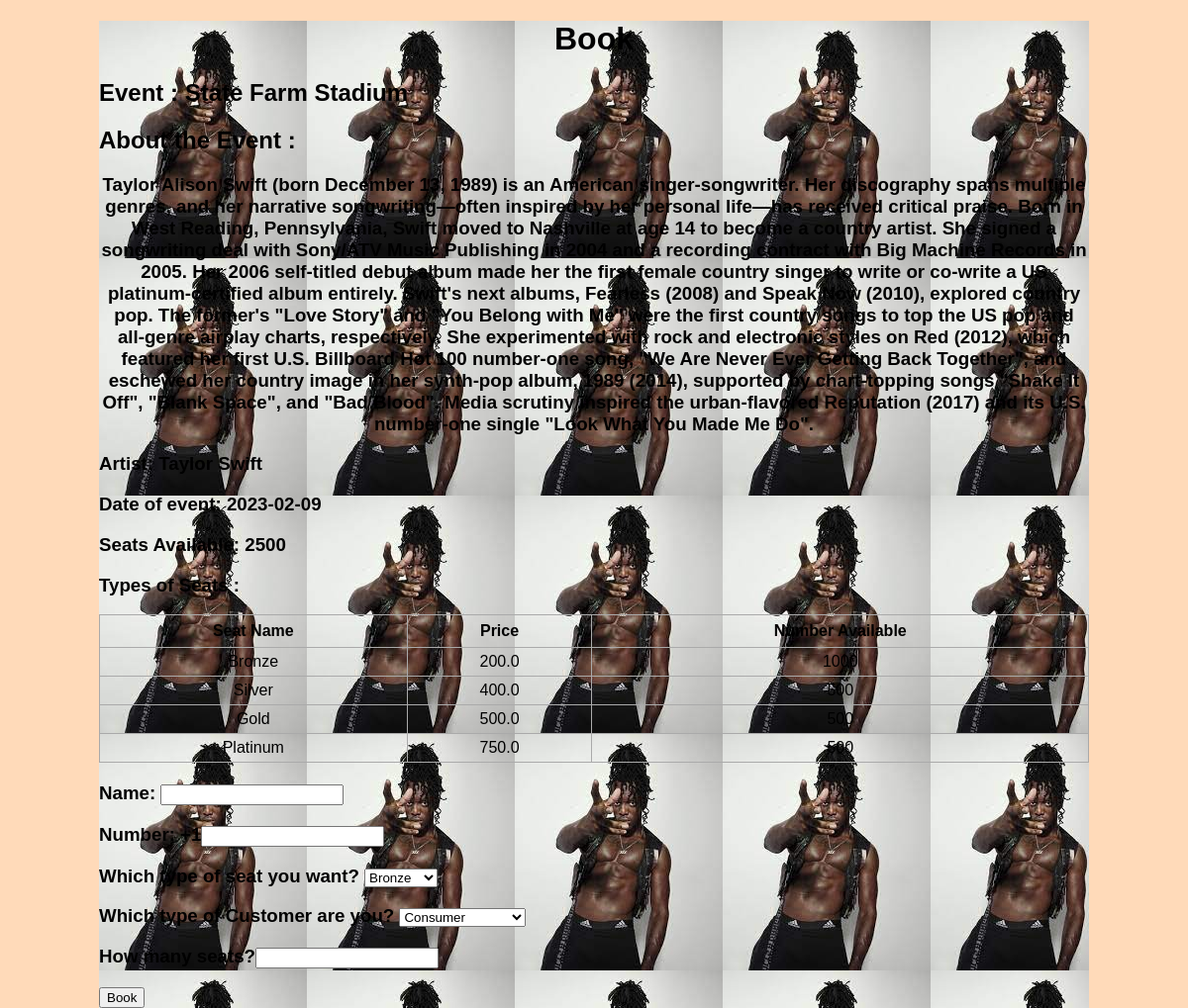
The page /book/2 on the database its author committed.
### app.py (models this page shows, shortened)
class Venues(db.Model):
   __tablename__="venues"
   id = db.Column(db.Integer, primary_key=True)
   Ven_Name=db.Column(db.String(200))
   Artist_Name=db.Column(db.String(200))
   Ven_descrip=db.Column(db.String(10000))
   Ven_Date=db.Column(db.String)
   Seats_Avail=db.Column(db.Integer)
   Type_Seats=db.Column(db.Integer)
   Type1_Name=db.Column(db.String(200), nullable=False)
   Type2_Name=db.Column(db.String(200))
   Type3_Name=db.Column(db.String(200))
   Type4_Name=db.Column(db.String(200))
   Type1_Price=db.Column(db.Float)
   Type2_Price=db.Column(db.Float)
   Type3_Price=db.Column(db.Float)
   Type4_Price=db.Column(db.Float)
   Type1_Seats=db.Column(db.Integer)
   Type2_Seats=db.Column(db.Integer)
   Type3_Seats=db.Column(db.Integer)
   Type4_Seats=db.Column(db.Integer)
   Balance=db.Column(db.Float)
   booked = db.relationship('Ticket', backref='venues', lazy=True)

### app.py (the view)
@app.route('/book/<int:id>',methods=['GET','POST'])
def book(id):
    task = Venues.query.get_or_404(id)
    if request.method == 'POST':
        task = Venues.query.get_or_404(id)
    else:
        return render_template('book.html', task=task)

### templates/Book.html (shortened to what this page needs)
{% extends 'base.html' %}
{% block body %}
<div class="content">
    <h1 style="text-align: center">Book</h1>
    <h2> Event : {{task.Ven_Name}} </h2>
    <h2> About the Event : </h2>
    <h3 style= "text-align: center"> {{task.Ven_descrip}}
    <h3> Artist: {{task.Artist_Name}} </h3>
    <h3> Date of event: {{task.Ven_Date}}
    <h3> Seats Available: {{task.Seats_Avail}}</h3>
    <h3> Types of Seats : </h3>
    <table>
        <tr>
          <th>Seat Name</th>
          <th>Price</th>
          <th>Number Available</th>
        </tr>
        <tr>
            <td>{{ task.Type1_Name }}</td>
            <td>{{  task.Type1_Price }}</td>
            <td>{{ task.Type1_Seats }}</td>
        </tr>
        <tr>
            <td>{{ task.Type2_Name }}</td>
            <td>{{  task.Type2_Price }}</td>
            <td>{{ task.Type2_Seats }}</td>
        </tr>
        <tr>
            <td>{{ task.Type3_Name }}</td>
            <td>{{  task.Type3_Price }}</td>
            <td>{{ task.Type3_Seats }}</td>
        </tr>
        <tr>
            <td>{{ task.Type4_Name }}</td>
            <td>{{  task.Type4_Price }}</td>
            <td>{{ task.Type4_Seats }}</td>
        </tr>
    </table>
    <div class="form">
        <form action="/Final_Confirmation/{{task.id}}" method="POST">
         <h3> Name: <input type="text" name="Name" id="Name"> </h3>
         <h3> Number: +1<input type="Integer" name="Number" id="Number"> </h3>
         <h3> <label for= "Book">Which type of seat you want?</label>
            <select name="type" id="type">
            <option value = {{task.Type1_Name}}> {{task.Type1_Name}} </option>
            </select> </h3>
         <h3> <label for= "Client_Type">Which type of Customer are you?</label>
             <select name="Client_Type" id="Client_Type">
             <option value = 'Consumer'> Consumer </option>
              </select> </h3>
         <h3> How many seats?<input type="Integer" name="Number_Seats" id="Number_Seats"> </h3>
            <input type="submit" value="Book">
        </form>
    </div>
    </div>
{% endblock %}

### static/css/main.css (style rules this page uses)
body, html { margin: 0; font-family: sans-serif; background-color: PeachPuff; }
.content { margin: 0 auto; width: 1000px; background-image: url("images.jpg"); }
table, td, th { border: 1px solid #aaa; }
table { border-collapse: collapse; width: 100%; }
th { height: 30px; }
td { text-align: center; padding: 5px; }
.form { margin-top: 20px; }

### rows shown on the page
Venues: Ven_Name "State Farm Stadium", Ven_descrip "Taylor Alison Swift (born December 13, 1989) is an American singer-songwriter. Her discography spans multiple genres, and her narrative songwriting—often inspired by her personal life—has received critical praise. Born in West Reading, Pennsylvania, Swift moved to Nashville at age 14 to become a country artist. She signed a songwriting deal with Sony/ATV Music Publishing in 2004 and a recording contract with Big Machine Records in 2005. Her 2006 self-titled debut album made her the first female country singer to write or co-write a US platinum-certified album entirely. Swift's next albums, Fearless (2008) and Speak Now (2010), explored country pop. The former's \"Love Story\" and \"You Belong…", Artist_Name "Taylor Swift", Ven_Date "2023-02-09", Seats_Avail "2500", Type1_Name "Bronze", Type1_Price "200.0", Type1_Seats "1000", Type2_Name "Silver", Type2_Price "400.0", Type2_Seats "500", Type3_Name "Gold", Type3_Price "500.0", Type3_Seats "500", Type4_Name "Platinum", Type4_Price "750.0", Type4_Seats "500", type "Bronze"
